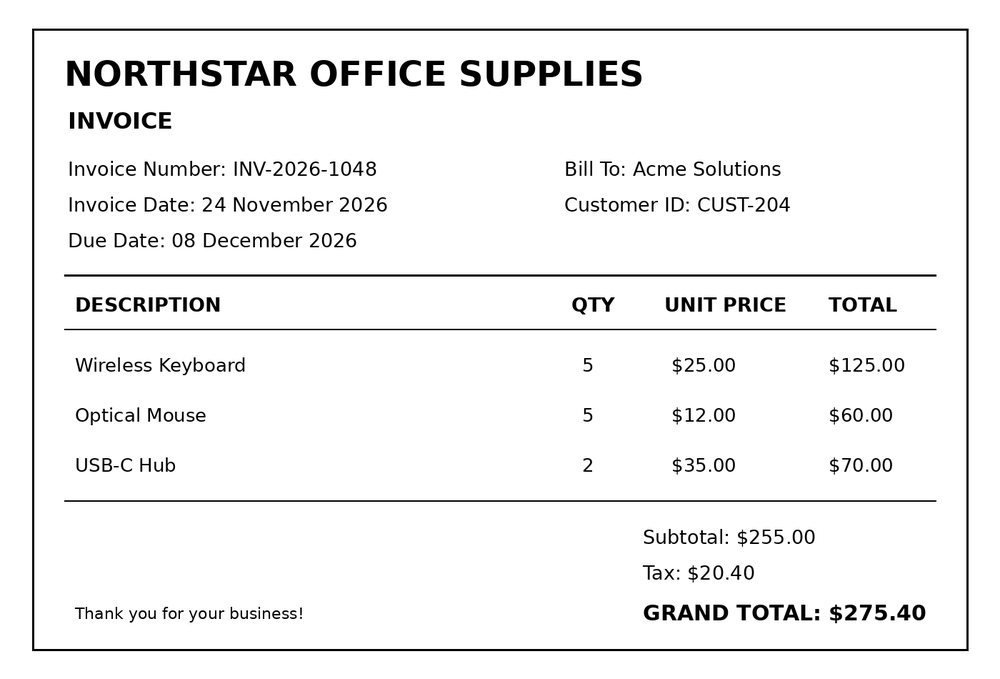
#> input picture input/sample_invoice.png, 1000 x 679 px, shrunk from 1400 x 950 before the run
$ python app.py --image input/sample_invoice.png
#> lines starting #> are read from the running program, lines starting #| are printed output that depends on the picture; after the words box and inside, x2 and y2 are one past the last pixel; in counts of white or black regions, pixels touching at a corner belong together
from pathlib import Path
import argparse
import csv
import json

import cv2
import numpy as np
import pytesseract
from pytesseract import Output


def deskew(gray):
    coords = np.column_stack(np.where(gray < 250))
    if len(coords) < 20:
        return gray
    angle = cv2.minAreaRect(coords)[-1]
    angle = -(90 + angle) if angle < -45 else -angle
    if abs(angle) > 15:
        return gray
    h, w = gray.shape[:2]
    matrix = cv2.getRotationMatrix2D((w // 2, h // 2), angle, 1.0)
    return cv2.warpAffine(gray, matrix, (w, h),
                          flags=cv2.INTER_CUBIC,
                          borderMode=cv2.BORDER_REPLICATE)


def preprocess(path):
    original = cv2.imread(str(path))
#> original is the input picture: shape (679, 1000, 3); min 0, max 255, mean 242.3
    if original is None:
        raise FileNotFoundError(f"Cannot open image: {path}")
    gray = cv2.cvtColor(original, cv2.COLOR_BGR2GRAY)
    blurred = cv2.GaussianBlur(gray, (3, 3), 0)
    straight = deskew(blurred)
#> in deskew, `coords = np.column_stack(np.where(gray < 250))`: coords = 79443 pairs, first value 27 to 652, second value 31 to 969
#> in deskew, `angle = cv2.minAreaRect(coords)[-1]`: angle = -90
#> in deskew, `angle = -(90 + angle) if angle < -45 else -angle`: angle = 0
#> in deskew, `matrix = cv2.getRotationMatrix2D((w // 2, h // 2), angle, 1.0)`: matrix = [[1, 0, 0], [0, 1, 0]]
    binary = cv2.adaptiveThreshold(
        straight, 255, cv2.ADAPTIVE_THRESH_GAUSSIAN_C,
        cv2.THRESH_BINARY, 31, 11
    )
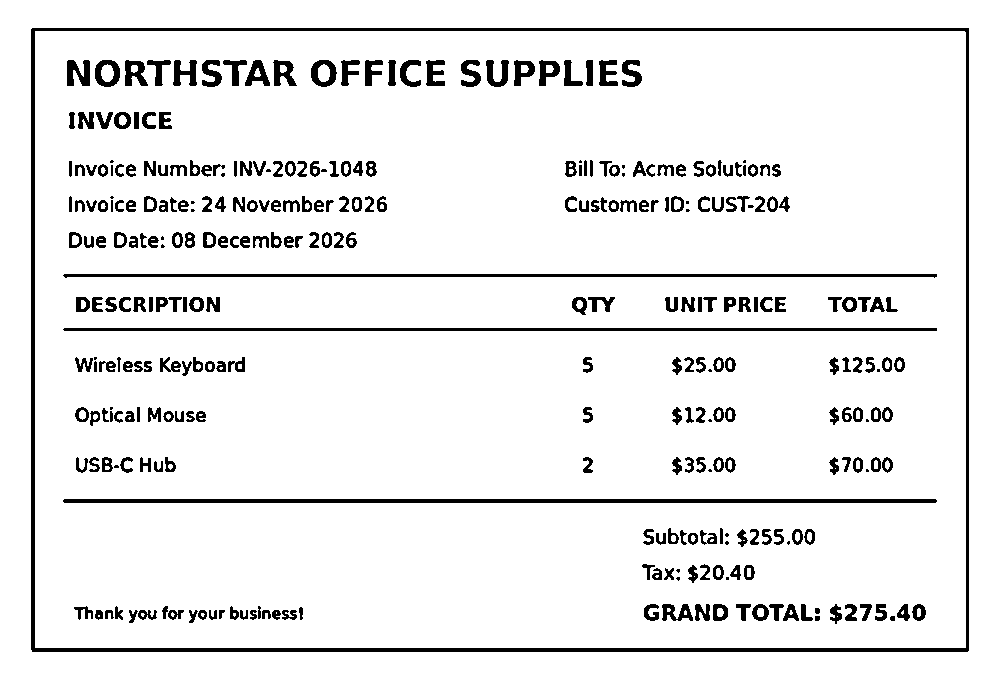
#> binary: shape (679, 1000); 92.5% white; 323 black regions (31 under 20 px), largest, box (x1, y1, x2, y2) and area: (31, 28, 969, 652) 10882, (63, 499, 937, 503) 3492, (63, 274, 937, 278) 2623
    return original, gray, binary


def recognize(binary, threshold):
#> (the run stopped early here; a loop or call above may not have finished)
